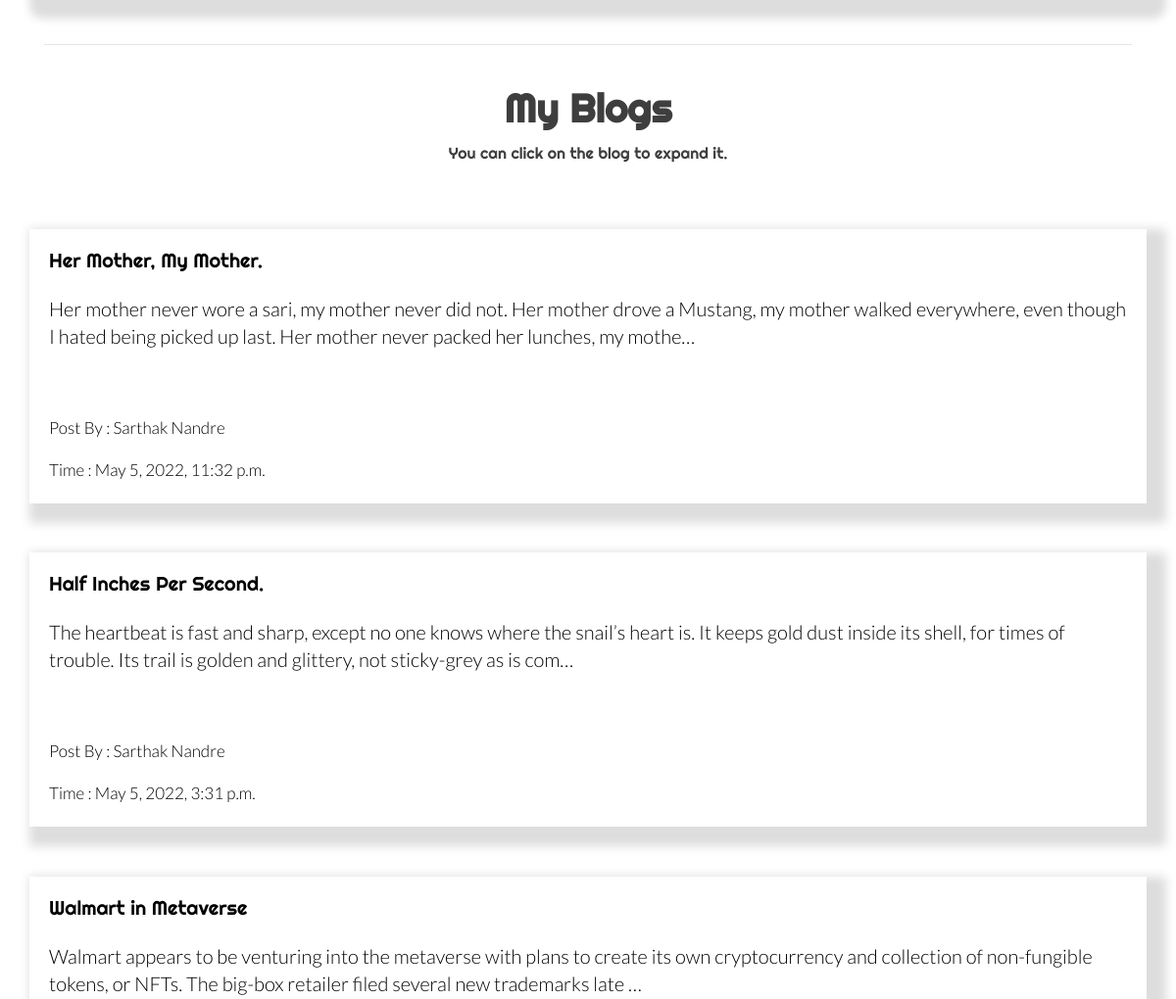
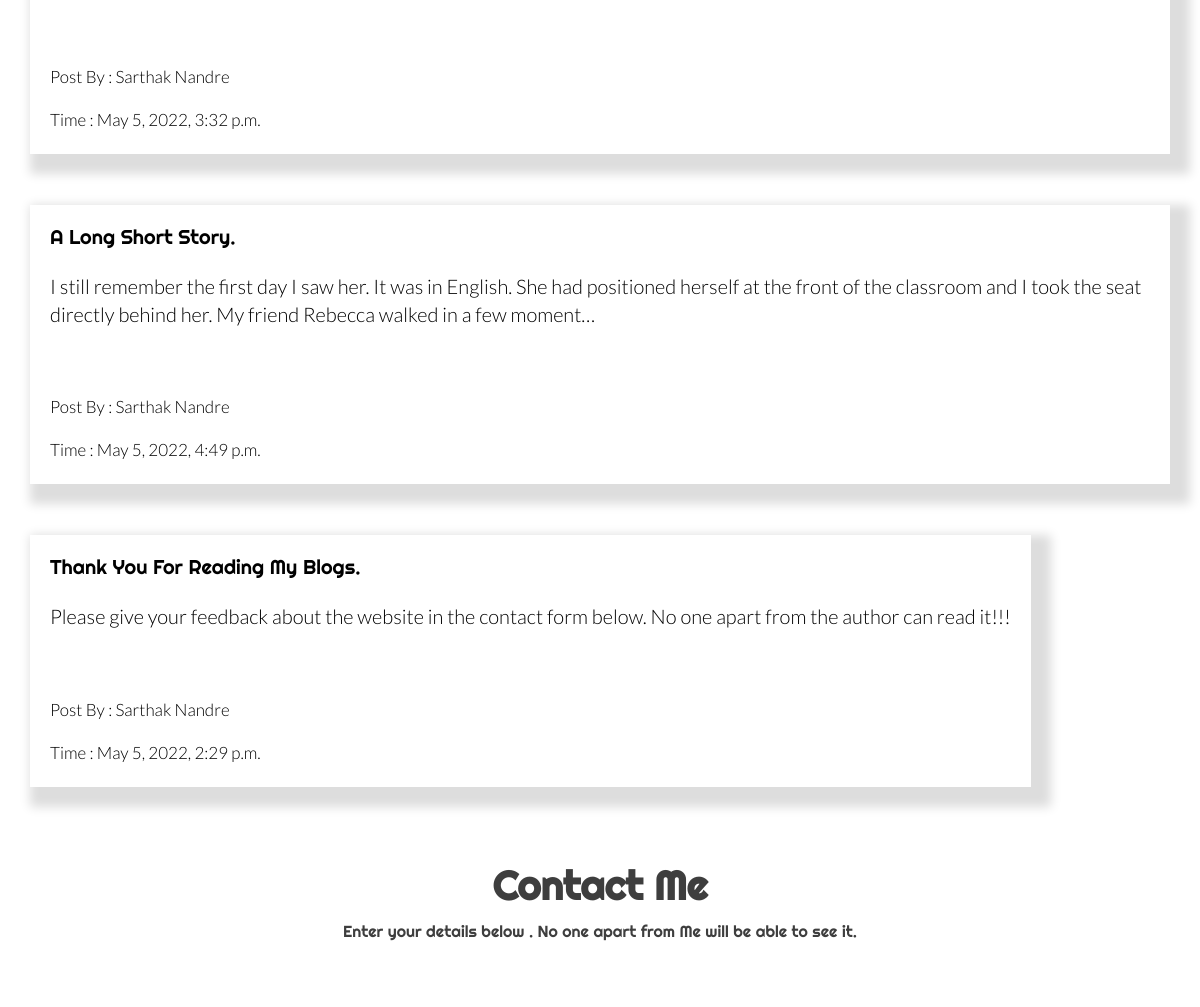
The app's page / (middle part), older data (2 pictures, top to bottom).
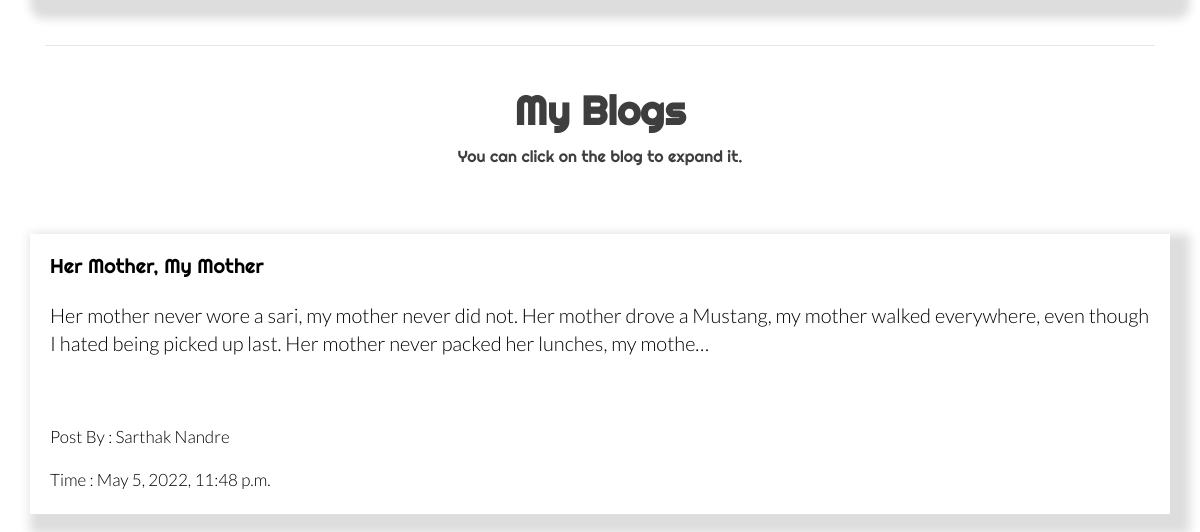
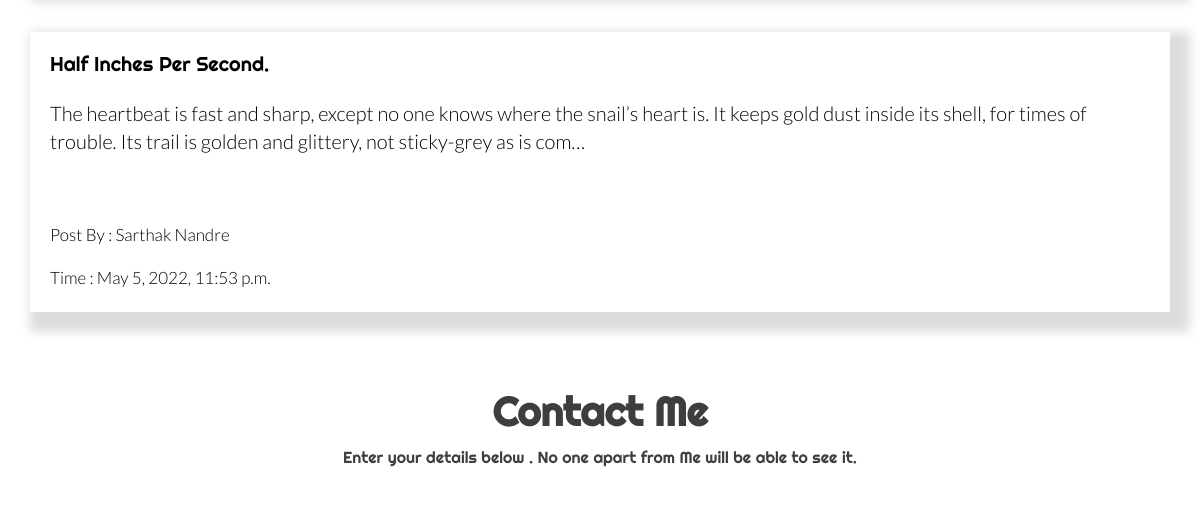
The same page, newer data (2 pictures, top to bottom).
### posts/models.py (models this page shows)
class Posts(models.Model):
    title = models.CharField(max_length=100)
    content = models.CharField(max_length=1000)
    dt = models.DateTimeField(default=datetime.now, blank=True)

### posts/views.py (the view)
# urls.py: path('', views.index, name='index'),
def index(request):
    zz = Posts.objects.all()
    yy = Contact.objects.all()
    return render(request, 'index.html', {'post': zz, 'contactss': yy})

### template/index.html (shortened to what this page needs)
{% load static %}
<!DOCTYPE html>
   <head>
      <link rel="stylesheet" href="{% static 'css/bootstrap.min.css' %}">
      <link rel="stylesheet" href="{% static 'css/style.css' %}">
   </head>
   <body class="main-layout">
      <div class="blog_main">
         <div class="container">
            <div class="row">
               <div class="col-md-12">
                  <div class="titlepage">
                     {% if user.is_authenticated %}
                     <h2>You Can Delete or read your blogs below.</h2>
                     {% else %}
                     <hr>
                     <h2 class="h2x">My Blogs</h2>
                     <h6>You can click on the blog to expand it.</h6>
                     {% endif %}
                  </div>
               </div>
            </div>
            <div class="row">
               {% for x in post %}
                  <div>
                  <div class="our_text_box three_box">
                     <div class="post_box d_flex">
                        <a href="/posts/{{x.id}}" class="postlink">
                        <h3 class="awesome padding_flot">{{x.title}}</h3>
                        <br>
                        <p class="post_trunc">{{x.content|truncatechars:200}}</p>
                        <br><br>
                        {% if user.is_authenticated %}
                        <div>
                           <button class="btn btn-danger">
                           <a href="delete/{{x.id}}" class="del">Delete</a>
                        </button>
                        </div>
                        {% else %}
                        <div class="post_box padding_bottom1">
                           <p class="flot_left1">Post By : Sarthak Nandre</p>
                        </div>
                        <div class="post_box padding_bottom1">
                           <p class="flot_left1">Time : {{x.dt}}</p>
                        </div>
                        {% endif %}
                        </a>
                     </div>
                  </div>
                  <br><br>
               </div>
               {% endfor %}
            </div>
         </div>
      </div>
      {% if user.is_authenticated %}
         <br><br><br>
         <hr>
         <h2 class="adminss">You Can Read And Delete Messages Below.</h2>
         <h6 class="adminss">You can also see the details of the person that contacted you.</h6>
         <br>
         <div class="container">
            {% for z in contactss %}
               <h3 class="adminss">{{z.name}}</h3>
               <h4 class="adminss">{{z.email}}</h4>
               <h4 class="adminss">{{z.number}}</h4>
               <p class="adminss">{{z.message}}</p>
               <br>
               <div class="text-center">
                  <button type="button" class="btn btn-danger"><a href="delcon/{{z.id}}" class="del">Delete Contact</a></button>
                </div>
            </div>
            <hr>
            {% endfor %}
      {% else %}
      <div id="contact" class="contact">
         <div class="container">
            <div class="row">
               <div class="col-md-12">
                  <div class="titlepage">
                     <h2 class="h2x">Contact Me</h2>
                     <h6>Enter your details below . No one apart from Me will be able to see it. </h6>
                  </div>
               </div>
            </div>
         </div>
      </div>
   {% endif %}
   </body>
</html>

### static/css/style.css (style rules this page uses)
body { color: #3e3e3e; font-size: 14px; font-family: 'Lato', sans-serif; line-height: 1.80857; font-weight: normal; }
h1,h2,h3,h4,h6 { font-family: 'Righteous', cursive; }
a { text-decoration: none; color:#3e3e3e; }
p { margin: 0px; font-weight: 300; font-size: 17px; line-height: 28px; }
.post_box a { text-decoration: none; color: black; }
.post_trunc { font-size: 20px; }
.titlepage { text-align: center; padding-bottom: 60px; }
.h2x { font-size: 40px; color: #3e3e3e; line-height: 57px; font-weight: bold; padding-top: 20px; }
.d_flex { display: flex; align-items: center; flex-wrap: wrap; }
.padding_flot { padding-bottom:0; display: inline-block; font-size: 20px; padding-right: 14px; }
.three_box { padding: 20px 20px; box-shadow: #ddd 10px 10px 10px 10px; }
.three_box p { padding-bottom: 0px; padding-top: 15px; }
.blog_main { padding-top: 30px; }

Row changes from the older to the newer data that the page shows:
removed Posts: title "Walmart in Metaverse", content "Walmart appears to be venturing into the metaverse with plans to create its own cryptocurrency and collection of non-fungible tokens, or NFTs. The big-box retailer filed several new trademarks late …", dt "May 5, 2022, 3:32 p.m."
removed Posts: title "A Long Short Story.", content "I still remember the first day I saw her. It was in English. She had positioned herself at the front of the classroom and I took the seat directly behind her. My friend Rebecca walked in a few moment…", dt "May 5, 2022, 4:49 p.m."
removed Posts: title "Thank You For Reading My Blogs.", content "Please give your feedback about the website in the contact form below. No one apart from the author can read it!!!", dt "May 5, 2022, 2:29 p.m."
changed Posts: title "Her Mother, My Mother." → "Her Mother, My Mother"; dt "May 5, 2022, 11:32 p.m." → "May 5, 2022, 11:48 p.m."
changed Posts "Half Inches Per Second.": dt "May 5, 2022, 3:31 p.m." → "May 5, 2022, 11:53 p.m."
